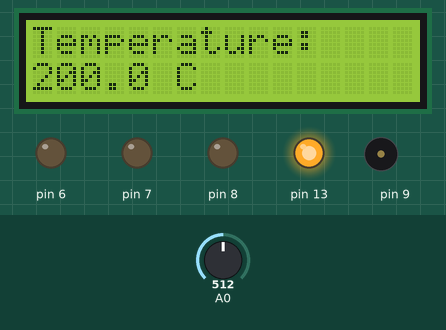
Simulated run of this sketch. Board: Arduino Uno, built with avr-gcc and run on an emulated ATmega328P. On the bench: 16×2 character LCD, output pins drawn as LEDs (lit = HIGH), buzzer (waves = sounding). The test bench sets the inputs (shaded band); at power-on: A0 = 512. What the sketch prints to the serial monitor is not drawn.

Above: at 0.74 s.
1.3 s: A0 set to 327
At 1.79 s:
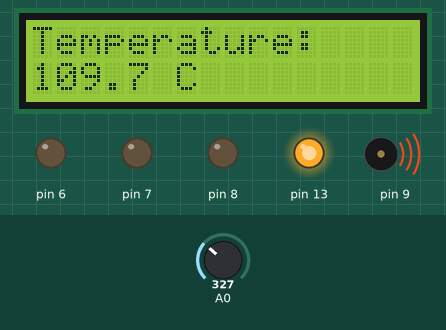
2.9 s: A0 set to 305
At 4.9 s:
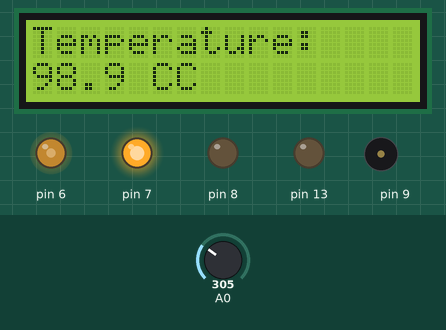
5.2 s: A0 set to 120
At 5.7 s:
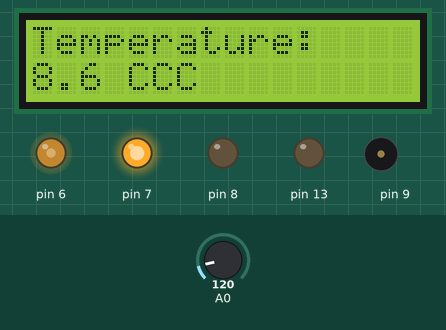
6.7 s: A0 set to 107
At 8.2 s:
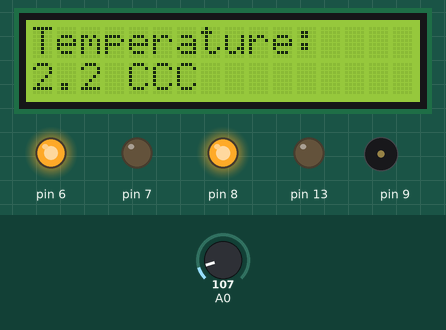
8.5 s: A0 set to 130
At 9.5 s:
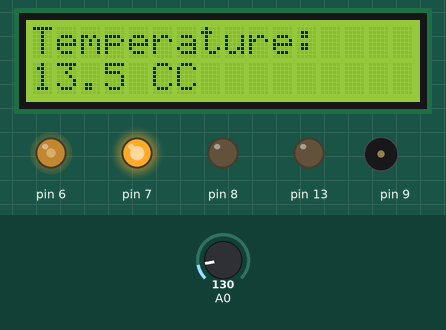
Timing chart, 0 to 11.3 s (numbered marks = the images above; inputs shaded):
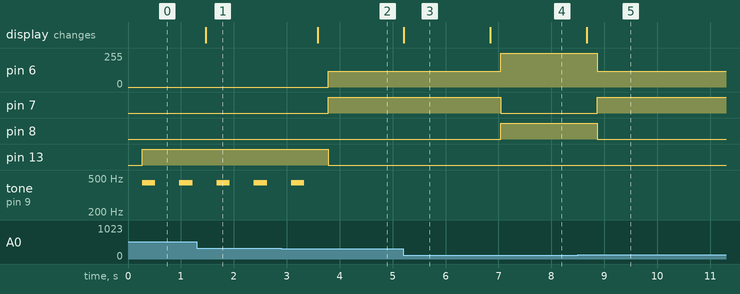

The sketch:

On-site_alarm_system_including_pwm_enabled_fail-safe.ino
```cpp
#include <LiquidCrystal.h>
LiquidCrystal lcd(12, 11, 5, 4, 3, 2);
int sensorPin = 0;
float tempC;
void setup() {
  pinMode(7, OUTPUT);
  pinMode(8, OUTPUT);
  pinMode(13, OUTPUT);
  pinMode(9, INPUT);
  pinMode(6,OUTPUT);
lcd.begin(16, 2);
Serial.begin(9600);
}
void loop() {
tempC = get_temperature(sensorPin);
lcd.setCursor(0,0);
lcd.print("Temperature: ");
lcd.setCursor(0,1);
lcd.print (tempC, 1); lcd.print(" "); lcd.print("C");
delay(200);
Serial.print(tempC);
Serial.print("  ");
 if (tempC <= 5){
    digitalWrite(8, HIGH);
    digitalWrite(7, LOW);
    digitalWrite(13, LOW);
     for(int i=254; i<255; i++){
       analogWrite(6, i);}
    noTone(9);

  }
 else if (tempC > 105){
    digitalWrite(7, LOW);
    digitalWrite(8, LOW);
    digitalWrite(13, HIGH);
    digitalWrite(6,LOW);
    tone(9, 440, 250);
    delay(500);

  }
  else {
    digitalWrite(7, HIGH);
    digitalWrite(8, LOW);
    digitalWrite(13, LOW);
     for(int i=119; i<120; i++){
       analogWrite(6, i);}
    noTone(9);
  }

}
float get_temperature(int pin) {
float temperature = analogRead(pin);
float voltage = temperature * 5.0;
voltage = voltage / 1024.0;
return ((voltage - 0.5) * 100);
}
```

Measured:
- the behaviour switches between 318 and 317 on A0 (found by bisection; images 1 and 2)
- the behaviour switches between 113 and 112 on A0 (found by bisection; images 3 and 4)
- after the input at 1.3 s, the display: changes after 0.17 s (image 1)
- after the input at 2.9 s, pin 6: 0/255 → 119/255 after 0.89 s; pin 7: LOW → HIGH after 0.89 s; pin 13: HIGH → LOW after 0.89 s; tone on pin 9: goes on until 3.3 s, then stays silent; the display: changes after 0.68 s (image 2)
- after the input at 5.2 s, the display: changes at once (image 3)
- after the input at 6.7 s, pin 6: 119/255 → 254/255 after 0.34 s; pin 7: HIGH → LOW after 0.34 s; pin 8: LOW → HIGH after 0.34 s; the display: changes after 0.14 s (image 4)
- after the input at 8.5 s, pin 6: 254/255 → 119/255 after 0.37 s; pin 7: LOW → HIGH after 0.37 s; pin 8: HIGH → LOW after 0.37 s; the display: changes after 0.17 s (image 5)
- by itself, tone on pin 9: alternates 440 Hz for 0.25 s and silent for 0.45 s
